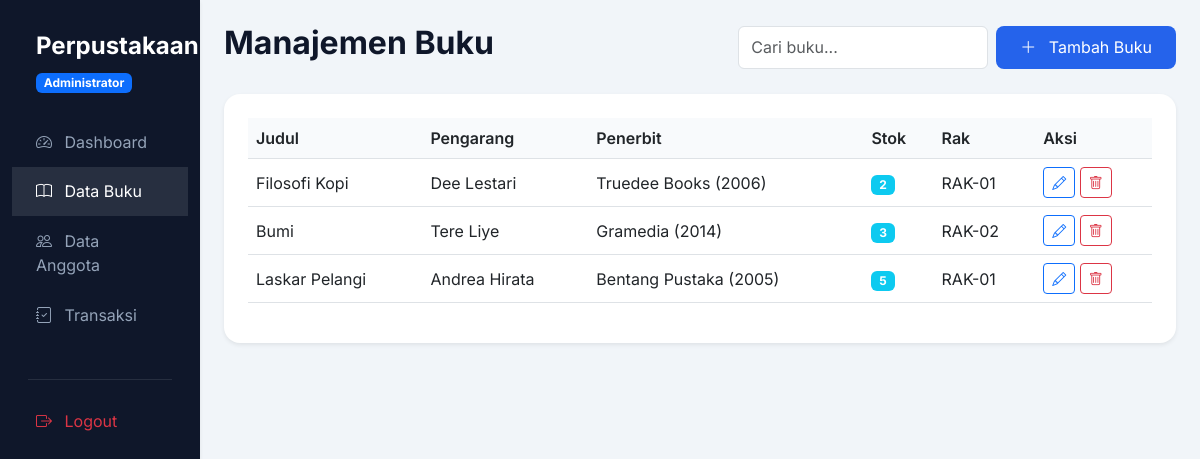
Page /admin/buku.php (signed in) on the committed database.
### tables this page shows
CREATE TABLE buku (
    id_buku INT AUTO_INCREMENT PRIMARY KEY,
    judul VARCHAR(255) NOT NULL,
    pengarang VARCHAR(100) NOT NULL,
    penerbit VARCHAR(100) NOT NULL,
    tahun_terbit YEAR NOT NULL,
    stok INT DEFAULT 0,
    lokasi_rak VARCHAR(50),
    created_at TIMESTAMP DEFAULT CURRENT_TIMESTAMP,
    INDEX (judul)
);

### admin/buku.php (the view, shortened to what this page needs)
<?php
include 'header.php';
$query_search = "";
$buku_list = $conn->query("SELECT * FROM buku $query_search ORDER BY id_buku DESC");
?>
<div class="d-flex justify-content-between align-items-center mb-4">
    <h2 class="fw-bold">Manajemen Buku</h2>
    <div class="d-flex gap-2">
        <input type="text" id="searchBuku" class="form-control" placeholder="Cari buku..." style="width: 250px;">
        <button class="btn btn-primary" data-bs-toggle="modal" data-bs-target="#bukuModal" id="addBtn">
            <i class="bi bi-plus-lg me-2"></i> Tambah Buku
        </button>
    </div>
</div>
<div class="card border-0 shadow-sm p-4">
    <div class="table-responsive">
        <table class="table table-hover align-middle">
            <thead>
                <tr>
                    <th>Judul</th>
                    <th>Pengarang</th>
                    <th>Penerbit</th>
                    <th>Stok</th>
                    <th>Rak</th>
                    <th>Aksi</th>
                </tr>
            </thead>
            <tbody id="bukuTableBody">
                <?php while ($row = $buku_list->fetch_assoc()): ?>
                <tr>
                    <td><?php echo $row['judul']; ?></td>
                    <td><?php echo $row['pengarang']; ?></td>
                    <td><?php echo $row['penerbit']; ?> (<?php echo $row['tahun_terbit']; ?>)</td>
                    <td><span class="badge bg-info"><?php echo $row['stok']; ?></span></td>
                    <td><?php echo $row['lokasi_rak']; ?></td>
                    <td>
                        <button class="btn btn-sm btn-outline-primary edit-btn" data-bs-toggle="modal" data-bs-target="#bukuModal"
                            data-id="<?php echo $row['id_buku']; ?>" data-judul="<?php echo $row['judul']; ?>"
                            data-pengarang="<?php echo $row['pengarang']; ?>" data-penerbit="<?php echo $row['penerbit']; ?>"
                            data-tahun="<?php echo $row['tahun_terbit']; ?>" data-stok="<?php echo $row['stok']; ?>"
                            data-rak="<?php echo $row['lokasi_rak']; ?>">
                            <i class="bi bi-pencil"></i>
                        </button>
                        <a href="?delete=<?php echo $row['id_buku']; ?>" class="btn btn-sm btn-outline-danger" onclick="return confirm('Hapus buku ini?')">
                            <i class="bi bi-trash"></i>
                        </a>
                    </td>
                </tr>
                <?php endwhile; ?>
            </tbody>
        </table>
    </div>
</div>
<?php include 'footer.php'; ?>

### admin/header.php (shortened to what this page needs)
<?php
$current_page = basename($_SERVER['PHP_SELF']);
?>
<!DOCTYPE html>
<html lang="en">
<head>
    <link href="https://cdn.jsdelivr.net/npm/bootstrap@5.3.0/dist/css/bootstrap.min.css" rel="stylesheet">
    <link href="https://cdn.jsdelivr.net/npm/bootstrap-icons@1.10.0/font/bootstrap-icons.css" rel="stylesheet">
    <link rel="stylesheet" href="../assets/css/style.css">
</head>
<body>
<div class="container-fluid">
    <div class="row">
        <nav class="col-md-3 col-lg-2 d-md-block sidebar collapse shadow-sm position-fixed">
            <div class="position-sticky">
                <div class="px-4 mb-4">
                    <h4 class="fw-bold text-white">Perpustakaan</h4>
                    <span class="badge bg-primary">Administrator</span>
                </div>
                <ul class="nav flex-column">
                    <li class="nav-item">
                        <a class="nav-link <?php echo $current_page == 'dashboard.php' ? 'active' : ''; ?>" href="dashboard.php">
                            <i class="bi bi-speedometer2 me-2"></i> Dashboard
                        </a>
                    </li>
                    <li class="nav-item">
                        <a class="nav-link <?php echo $current_page == 'buku.php' ? 'active' : ''; ?>" href="buku.php">
                            <i class="bi bi-book me-2"></i> Data Buku
                        </a>
                    </li>
                    <li class="nav-item">
                        <a class="nav-link <?php echo $current_page == 'anggota.php' ? 'active' : ''; ?>" href="anggota.php">
                            <i class="bi bi-people me-2"></i> Data Anggota
                        </a>
                    </li>
                    <li class="nav-item">
                        <a class="nav-link <?php echo $current_page == 'transaksi.php' ? 'active' : ''; ?>" href="transaksi.php">
                            <i class="bi bi-journal-check me-2"></i> Transaksi
                        </a>
                    </li>
                    <li class="nav-item mt-4">
                        <hr class="mx-3 text-secondary">
                        <a class="nav-link text-danger" href="../auth/logout.php">
                            <i class="bi bi-box-arrow-right me-2"></i> Logout
                        </a>
                    </li>
                </ul>
            </div>
        </nav>
        <main class="col-md-9 ms-sm-auto col-lg-10 px-md-4 py-4">

### admin/footer.php (shortened to what this page needs)
        </main>
    </div>
</div>
</body>
</html>

### assets/css/style.css (style rules this page uses)
:root { --primary-color: #2563eb; --secondary-color: #64748b; --dark-color: #0f172a; --light-color: #f8fafc; --danger-color: #ef4444; --success-color: #10b981; }
body { background-color: #f1f5f9; font-family: 'Inter', sans-serif; color: var(--dark-color); }
.card { border: none; border-radius: 1rem; box-shadow: 0 4px 6px -1px rgb(0 0 0 / 0.1), 0 2px 4px -2px rgb(0 0 0 / 0.1); }
.btn-primary { background-color: var(--primary-color); border: none; padding: 0.6rem 1.5rem; border-radius: 0.5rem; transition: all 0.3s; }
.sidebar { height: 100vh; background-color: var(--dark-color); color: white; padding-top: 2rem; }
.sidebar .nav-link { color: #94a3b8; padding: 0.8rem 1.5rem; transition: all 0.3s; }
.sidebar .nav-link:hover, .sidebar .nav-link.active { color: white; background-color: rgba(255,255,255,0.1); }
.table th { background-color: #f8fafc; font-weight: 600; }

### rows in the picture
buku: judul "Filosofi Kopi", pengarang "Dee Lestari", penerbit "Truedee Books", tahun_terbit "2006", stok "2", lokasi_rak "RAK-01"
buku: judul "Bumi", pengarang "Tere Liye", penerbit "Gramedia", tahun_terbit "2014", stok "3", lokasi_rak "RAK-02"
buku: judul "Laskar Pelangi", pengarang "Andrea Hirata", penerbit "Bentang Pustaka", tahun_terbit "2005", stok "5", lokasi_rak "RAK-01"
